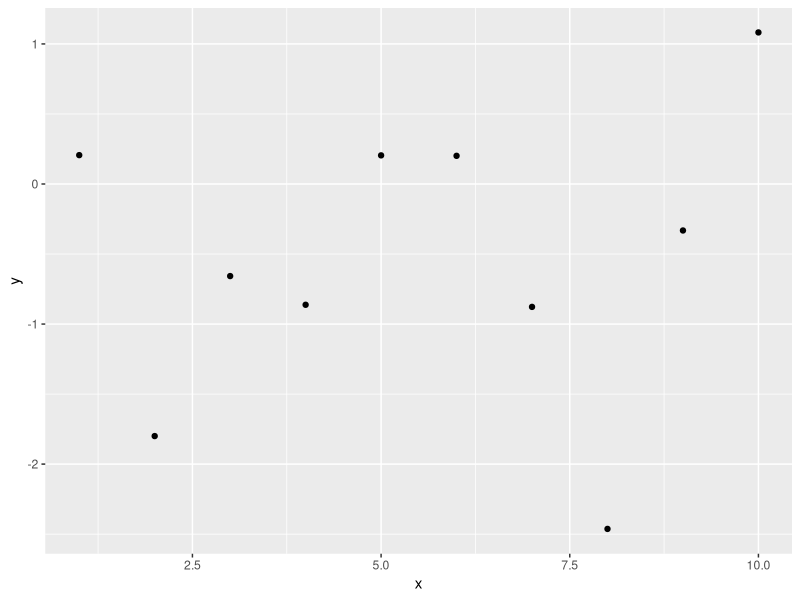

The R script that drew this image:
## ---- chunk 1
knitr::opts_chunk$set(echo = TRUE)
## ---- chunk 2

x<-5
class(x)

#we can coerce an object from one class to another
y<-as.integer(x)
class(y)

z<-1L
class(z)
## ---- chunk 3

#initialize a vector
a<-vector("numeric",10)
print(a)

#define a vector with c() function
b<-c(1,2,3)
print(b)
class(a)
class(b)

#create a data frame
x<-1:10
y<-rnorm(10)
df<-data.frame(x,y)

## ---- chunk 4

#what libraries are loaded in the environment?
sessionInfo()

#let's install a package
if(!requireNamespace("ggplot2", quietly = TRUE)) {
  install.packages("ggplot2")
}

#now we call the package
library(ggplot2)

#now we can use functions from the ggplot2 package
ggplot(df,aes(x,y)) + geom_point()
